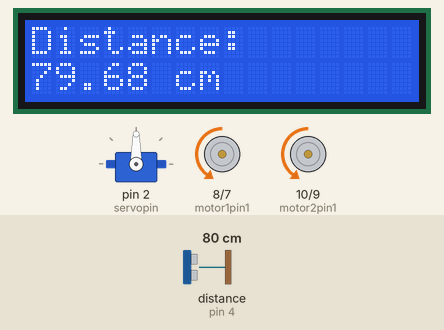
Bench run of a sketch on a simulated Arduino Uno, built with avr-gcc and run on an emulated ATmega328P. Parts: 16×2 character LCD, servo, motor-driver pin pairs drawn as motors (green arrow = first pin HIGH = forward, orange = second pin HIGH = backward, longer = more drive, scaled by the enable pin). Wiring (inferred from the names in the program): ultrasonic range finder: trigger pin 3; echo pin 4. The test bench sets the inputs (shaded band); at power-on: distance to the obstacle (sensor on pin 4) 80 cm. The echo pulse lasts 58.3 µs per cm; what the sketch prints to the serial monitor is not drawn.

Above: at 3.2 s.
3.3 s: distance to the obstacle (sensor on pin 4) set to 34 cm
At 4.2 s:
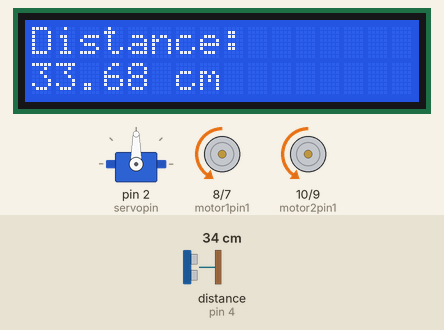
4.9 s: distance to the obstacle (sensor on pin 4) set to 27 cm
At 5.06 s:
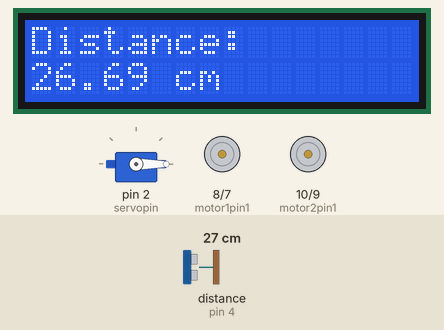
7.3 s: distance to the obstacle (sensor on pin 4) set to 28 cm
9.7 s: distance to the obstacle (sensor on pin 4) set to 120 cm
At 11.0 s:
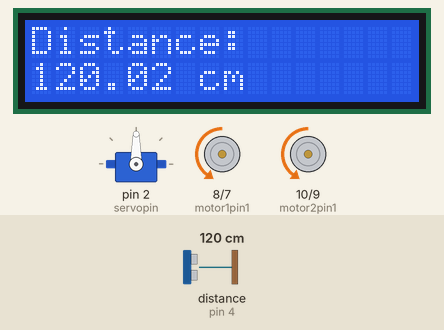
Timing chart, 0 to 12.7 s (numbered marks = the images above; inputs shaded):
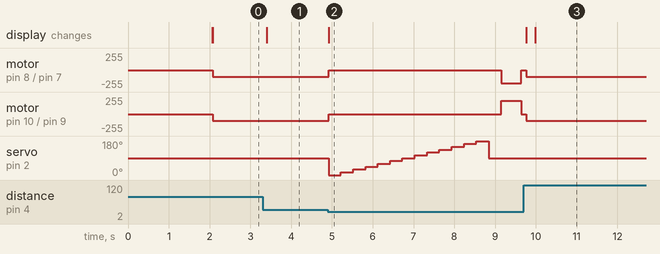

Measured:
- the behaviour switches between 31 and 30 cm on distance to the obstacle (sensor on pin 4) (found by bisection; images 1 and 2)
- after the input at 3.3 s, the display: changes after 0.10 s (image 1)
- after the input at 4.9 s, motor on pin 8 (motor1pin1) / pin 7 (motor1pin2), motor on pin 10 (motor2pin1) / pin 9 (motor2pin2): backward 100/255 → stopped at once; servo on pin 2 (servopin): 90° → 0° at once, → 15° 0.30 s later, → 30° 0.30 s later, → 45° 0.30 s later, … (8 changes in this stretch); the display: changes at once (image 2)
- after the input at 9.7 s, motor on pin 8 (motor1pin1) / pin 7 (motor1pin2), motor on pin 10 (motor2pin1) / pin 9 (motor2pin2): stopped → backward 100/255 after 0.06 s; servo on pin 2 (servopin): stops changing and stays 90°; the display: first changes after 0.06 s (image 3 shows a later state)

The sketch:

Ardurinorobotcar.ino
```cpp
#include <LiquidCrystal.h>
#include <Servo.h>

// LCD RS = 12, E = 11, D4 = A1, D5 = A2, D6 = A3, D7 = A4
LiquidCrystal lcd(12, 11, A1, A2, A3, A4);

// Motor/Sensor Pins
#define motor1pin1 8
#define motor1pin2 7
#define motor2pin1 10
#define motor2pin2 9
#define enable1 5
#define enable2 6
#define trigPin 3
#define echoPin 4
#define servopin 2

Servo myservo;
float duration, distance;

void setup() {
  // Setup LCD
  lcd.begin(16, 2);
  lcd.print("WALL-E");

  // Setup motors
  pinMode(motor1pin1, OUTPUT);
  pinMode(motor1pin2, OUTPUT);
  pinMode(motor2pin1, OUTPUT);
  pinMode(motor2pin2, OUTPUT);
  pinMode(enable1, OUTPUT);
  pinMode(enable2, OUTPUT);

  // Setup ultrasonic sensor
  pinMode(trigPin, OUTPUT);
  pinMode(echoPin, INPUT);

  // Setup servo
  myservo.attach(servopin);
  myservo.write(90);  // center

  Serial.begin(9600);
  delay(2000);  // Let LCD display "WALL-E" for a moment
  lcd.clear();
}

float getDistance() {
  digitalWrite(trigPin, LOW);
  delayMicroseconds(2);
  digitalWrite(trigPin, HIGH);
  delayMicroseconds(10);
  digitalWrite(trigPin, LOW);

  duration = pulseIn(echoPin, HIGH);
  return (duration * 0.0343) / 2;
}

void moveForward() {
  analogWrite(enable1, 100);
  analogWrite(enable2, 100);
  digitalWrite(motor1pin1, LOW);
  digitalWrite(motor1pin2, HIGH);
  digitalWrite(motor2pin1, LOW);
  digitalWrite(motor2pin2, HIGH);
}

void stopMotors() {
  digitalWrite(motor1pin1, LOW);
  digitalWrite(motor1pin2, LOW);
  digitalWrite(motor2pin1, LOW);
  digitalWrite(motor2pin2, LOW);
}

void turnLeft() {
  analogWrite(enable1, 200);
  analogWrite(enable2, 200);
  digitalWrite(motor1pin1, HIGH);
  digitalWrite(motor1pin2, LOW);
  digitalWrite(motor2pin1, LOW);
  digitalWrite(motor2pin2, HIGH);
  delay(300);
  stopMotors();
}

void turnRight() {
  analogWrite(enable1, 200);
  analogWrite(enable2, 200);
  digitalWrite(motor1pin1, LOW);
  digitalWrite(motor1pin2, HIGH);
  digitalWrite(motor2pin1, HIGH);
  digitalWrite(motor2pin2, LOW);
  delay(500);
  stopMotors();
}

void loop() {
  distance = getDistance();

  // Display distance on LCD
  lcd.clear();
  lcd.setCursor(0, 0);
  lcd.print("Distance:");
  lcd.setCursor(0, 1);
  lcd.print(distance);
  lcd.print(" cm");

  Serial.print("Distance ahead: ");
  Serial.println(distance);

  if (distance > 30) {
    moveForward();
  } else {
    stopMotors();

    int bestAngle = 90;
    float maxDistance = 0;

    for (int angle = 0; angle <= 180; angle += 15) {
      myservo.write(angle);
      delay(300);
      float d = getDistance();
      if (d > maxDistance) {
        maxDistance = d;
        bestAngle = angle;
      }
    }

    myservo.write(90);
    delay(300);

    if (bestAngle >= 75 && bestAngle <= 105) {
      delay(300);
    } else if (bestAngle < 75) {
      turnLeft();
    } else {
      turnRight();
    }
  }

  delay(100);
}
```
